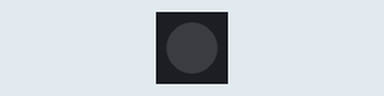
Bench run of a sketch on a simulated ESP32. Parts: 1 RGB LEDs in strip order, left to right. Dim RGB values are drawn brighter than linear; what the sketch prints to the serial monitor is not drawn.

Above: at 0.06 s.
At 3.36 s:
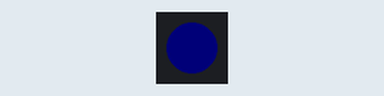
Timing chart, 0 to 3.7 s (numbered marks = the images above):
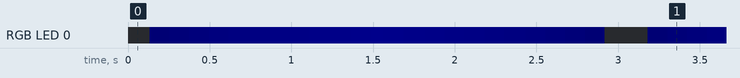

The sketch:

sketch_feb8b.ino
```cpp
#include <WiFi.h>
#include <Adafruit_NeoPixel.h>

Adafruit_NeoPixel pixel = Adafruit_NeoPixel(1, 8, NEO_GRB + NEO_KHZ800);

const char* ssid = "ESP";
const char* password = "12wdff7n4";

void setup() {
  pixel.setBrightness(20);
  pixel.begin();
  pixel.clear();
  pixel.show();
  Serial.begin(115200);
  pixel.setPixelColor(0,251,255,0);
  pixel.show();
  Serial.println("Запуск AP...");
  pixel.setPixelColor(0,255,166,0);
  pixel.show();
  bool APstatus = WiFi.softAP(ssid, password);

  if(APstatus) {
    pixel.setPixelColor(0,30,255,0);
    pixel.show();
    Serial.println("AP запущена:");
    Serial.println(ssid);
    Serial.println(password);
    Serial.println("Адресс AP:");
    Serial.println(WiFi.softAPIP());
  } else {
    pixel.setPixelColor(0,255,0,0);
    pixel.show();
    Serial.println("Что-то сломалось");
  }
}

void loop() {
  for (int brightness = 0; brightness <= 150; brightness++) {
    pixel.setPixelColor(0, 0, 0, brightness);
    pixel.show();
    delay(10);
  }

  for (int brightness = 150; brightness >= 0; brightness--) {
    pixel.setPixelColor(0, 0, 0, brightness);
    pixel.show();
    delay(10);
  }
}
```

Measured:
- by itself, RGB LED 0: off → RGB(0, 0, 1) at 0.13 s, → RGB(0, 0, 2) 0.12 s later, → RGB(0, 0, 3) 0.12 s later, → RGB(0, 0, 4) 0.12 s later, … (314 changes in this stretch)
- by itself, everything shown: repeats every 3.0 s, in 24 steps
